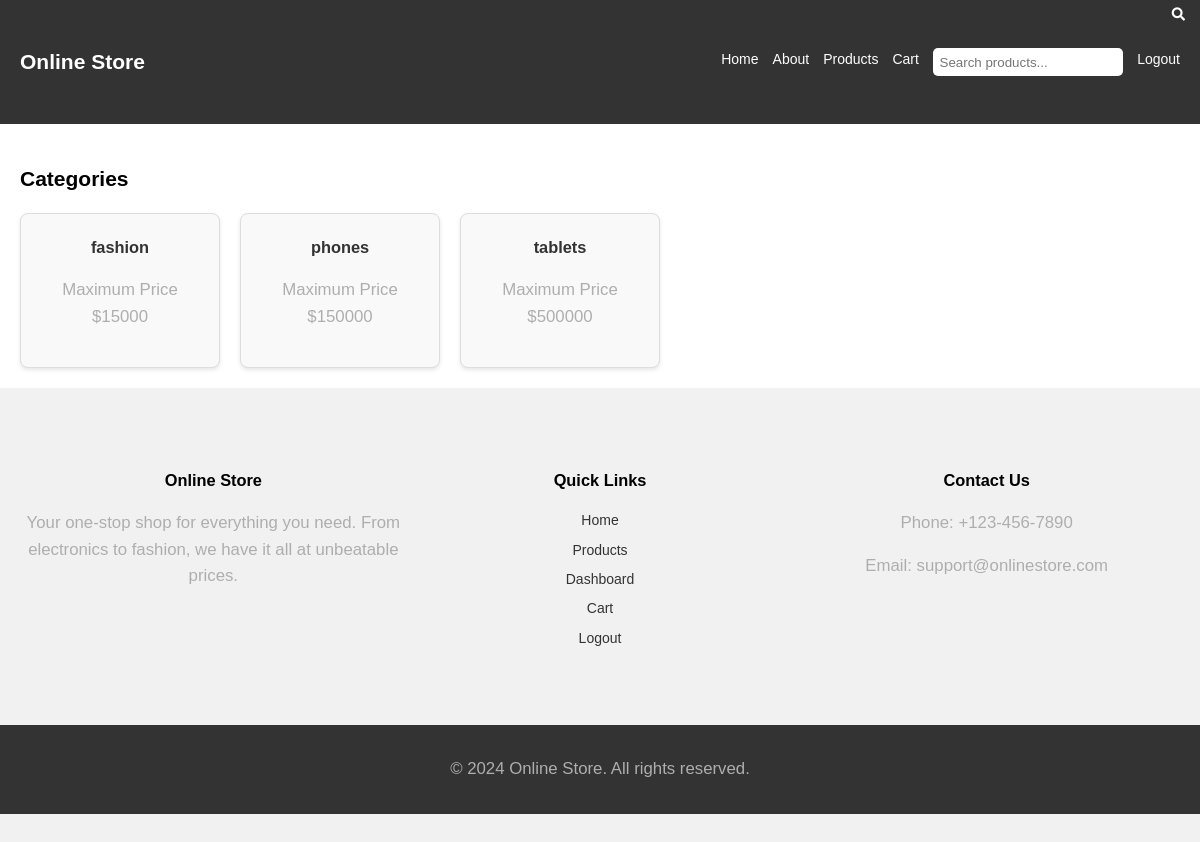
Before: /dashboard (signed in) with the older database file.
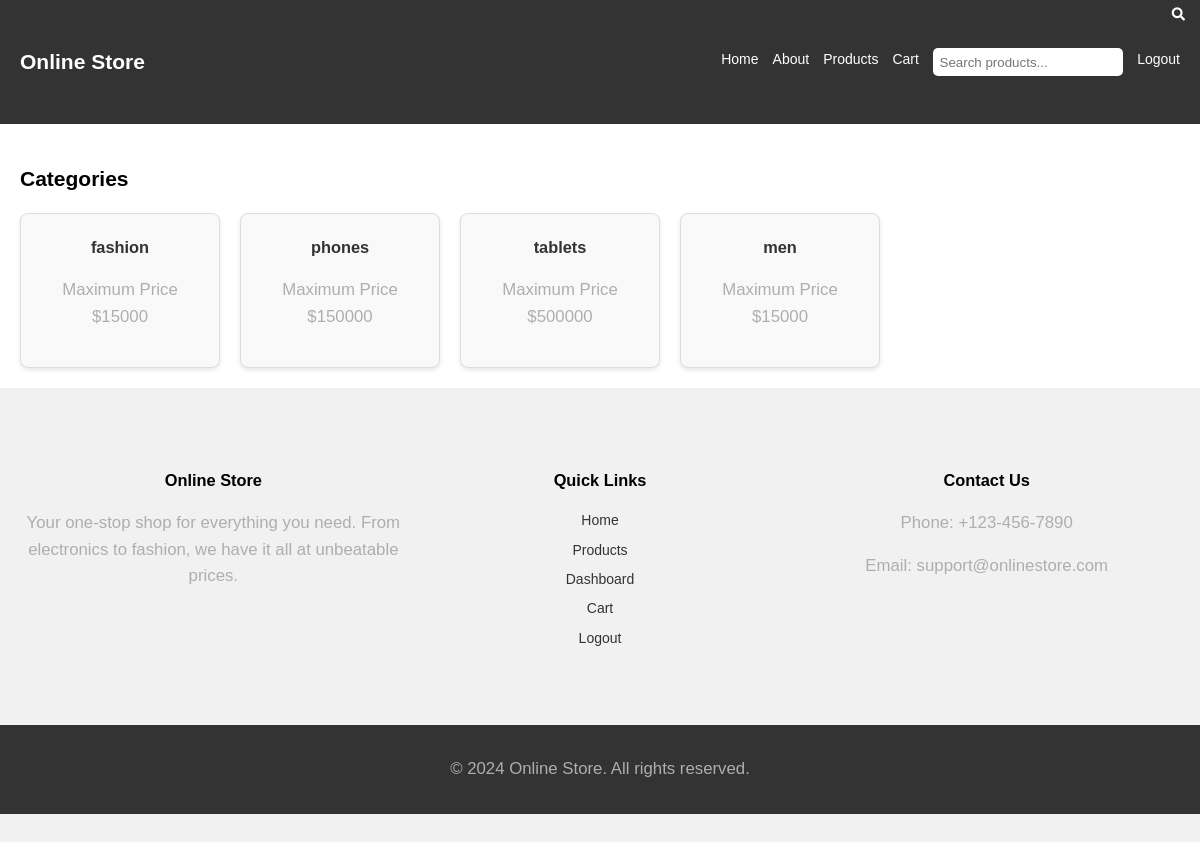
After: the same page with the newer database file.
### models.py (models this page shows, shortened)
class Category(db.Model):
    id = db.Column(db.Integer, primary_key=True)
    name = db.Column(db.String(80), nullable=False, unique=True)
    price = db.Column(db.Integer, nullable=True)

### main.py (the view, shortened to what this page needs)
@app.route("/dashboard")
@login_required
def dashboard():
    if current_user.role == "admin":
        return render_template("admin_dashboard.html")
    if current_user.role == "user":
        categories = Category.query.all()
        return render_template('user_dashboard.html', categories=categories)
    else:
        return redirect(url_for('home'))

### main.py (called while the page is built)
@login_manager.user_loader
def load_user(user_id):
    return User.query.get(int(user_id))

### templates/user_dashboard.html (shortened to what this page needs)
{% extends 'user_base.html' %}
{% block content %}
<div class="container">
    <h2>Categories</h2>
    <div class="category-container">
        {% for category in categories %}
        <div class="category-card">
            <a href="{{ url_for('category_products', category_name=category.name) }}">
                <h3>{{ category.name }}</h3>
                <p>Maximum Price ${{ category.price }}</p>
            </a>
        </div>
        {% endfor %}
    </div>
</div>
{% endblock %}

Changed rows visible on the page:
added Category: name "men", price "15000"
